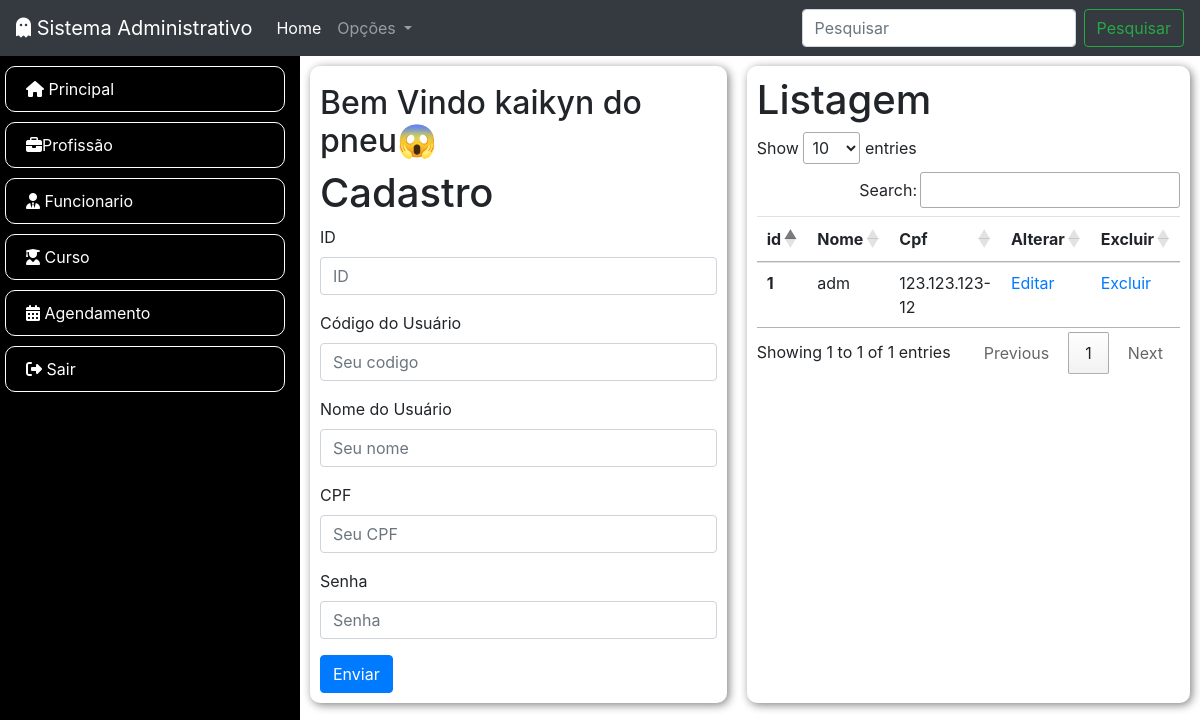
Page /sistemaAdministrativo/principal.php (signed in) on the committed database.
### tables this page shows
CREATE TABLE usuario(
    id INT PRIMARY KEY NOT NULL AUTO_INCREMENT,
    codigo VARCHAR(45),
    nome VARCHAR(45),
    cpf VARCHAR(45),
    senha VARCHAR(45)

);

### sistemaAdministrativo/principal.php (the view, shortened to what this page needs)
<?php
include 'conexao.php';
$destino = "./usuario/inserir.php";
?>
<!DOCTYPE html>
<html lang="pt-br">
<head>
    <link rel="stylesheet" href="https://stackpath.bootstrapcdn.com/bootstrap/4.1.3/css/bootstrap.min.css"
>
    <link rel="stylesheet" href="recursos/estilo.css">
    <link rel="stylesheet" href="https://cdn.datatables.net/1.13.6/css/jquery.dataTables.css" />
    <link rel="stylesheet" href="https://cdnjs.cloudflare.com/ajax/libs/animate.css/4.1.1/animate.min.css" />
    <link rel="stylesheet" href="https://cdnjs.cloudflare.com/ajax/libs/font-awesome/6.4.2/css/all.min.css"
 />
</head>
<body>
    <?php include('nav.php'); ?>
    <div class="container-fluid">
        <div class="row">
            <div class="col-md-3 menu">
                <?php include('menu.php'); ?>
            </div>
            <div class="col-md-9">
                <div class="row">
                    <div class="col-md cartao">
                        <h2> Bem Vindo kaikyn do pneu😱</h2>
                        <h1> Cadastro </h1>
                        <form action="<?= $destino; ?>" method="POST">
                            <div class="form-group">
                                <label> ID</label>
                                <input name="id" type="text" value="<?php echo isset($usuarios) ? $usuarios['id']:'' ?>" class="form-control" placeholder="ID">
                            </div>
                            <div class="form-group">
                                <label> Código do Usuário</label>
                                <input name="codigo" type="text" value="<?php echo isset($usuarios) ? $usuarios['codigo']:'' ?>" class="form-control" placeholder="Seu codigo">
                            </div>
                            <div class="form-group">
                                <label> Nome do Usuário</label>
                                <input name="nome" type="text" value="<?php echo isset($usuarios) ? $usuarios['nome']:'' ?>" class="form-control" placeholder="Seu nome">
                            </div>
                            <div class="form-group">
                                <label> CPF </label>
                                <input id="cpf" name="cpf" type="text" value="<?php echo isset($usuarios) ? $usuarios['cpf']:'' ?>" class="form-control" placeholder="Seu CPF">
                            </div>
                            <div class="form-group">
                                <label>Senha</label>
                                <input name="senha" type="text" value="<?php echo isset($usuarios) ? $usuarios['senha']:'' ?>" class="form-control" placeholder="Senha">
                            </div>
                            <button type="submit" class="btn btn-primary">Enviar</button>
                        </form>
                    </div>
                    <div class="col-md cartao">
                        <h1> Listagem </h1>
                        <table class="table" id="tabela">
                            <thead>
                                <tr>
                                    <th scope="col">id</th>
                                    <th scope="col">Nome</th>
                                    <th scope="col">Cpf</th>
                                    <th scope="col">Alterar</th>
                                    <th scope="col">Excluir</th>
                                </tr>
                            </thead>
                            <tbody>
                                <?php
                                $sql = "SELECT * FROM usuario";
                                $resultado = mysqli_query($conexao, $sql);
                                while ($coluna = mysqli_fetch_assoc($resultado)) {
                                    ?>
                                    <tr>
                                        <th scope="row">
                                            <?php echo $coluna['id']; ?>
                                        </th>
                                        <td>
                                            <?php echo $coluna['nome']; ?>
                                        </td>
                                        <td>
                                            <?php echo $coluna['cpf']; ?>
                                        </td>
                                        <td> <a href="principal.php?alteracao=<?= $coluna['id'] ?>">Editar</a>  </td>
                                        <td> <a href="<?php echo "./usuario/excluir.php?id=" . $coluna['id']; ?>">Excluir</a>
                                        </td>
                                    </tr>
                                <?php } ?>
                            </tbody>
                        </table>
                    </div>
                </div>
            </div>
        </div>
    </div>
    <link rel="stylesheet" href="https://cdn.datatables.net/1.13.6/css/jquery.dataTables.css" />
</body>
</html>

### sistemaAdministrativo/recursos/estilo.css (style rules this page uses)
.menu { background-color: #000000; min-width: 250px; color: white; height: 100vh; list-style: none; }
.cartao { box-shadow: 2px 2px 10px gray; margin: 10px; border-radius: 10px; padding: 10px; }

### rows in the picture
usuario: id "1", nome "adm", cpf "123.123.123-12"
